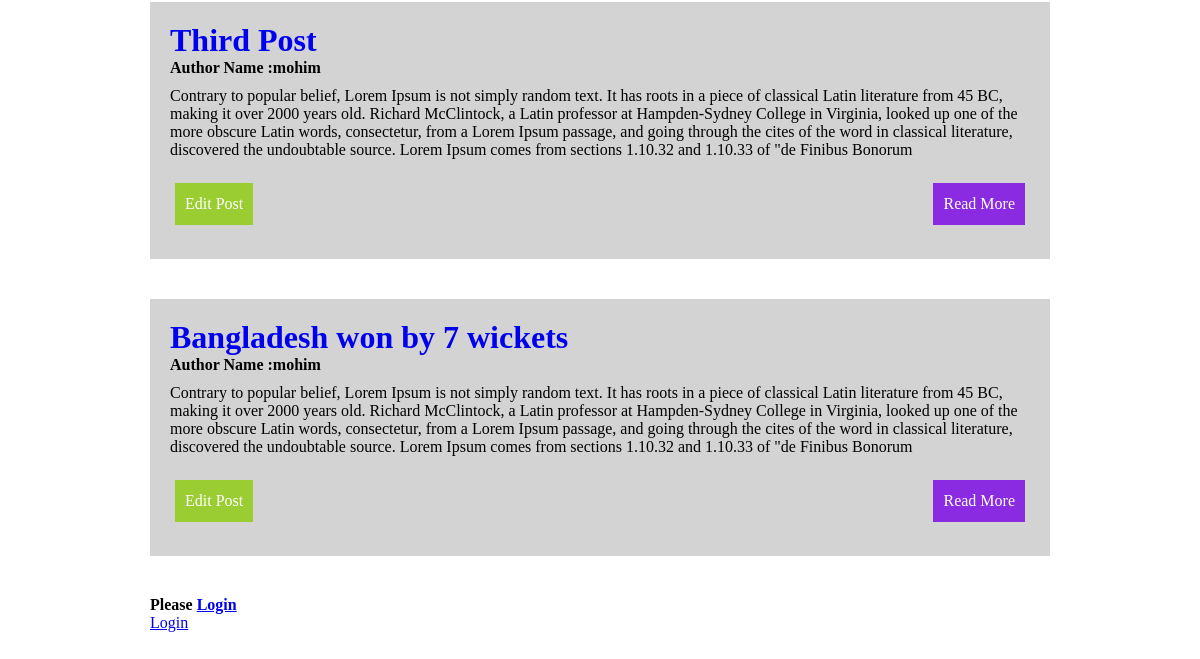
The app's page / (lower part), older data.
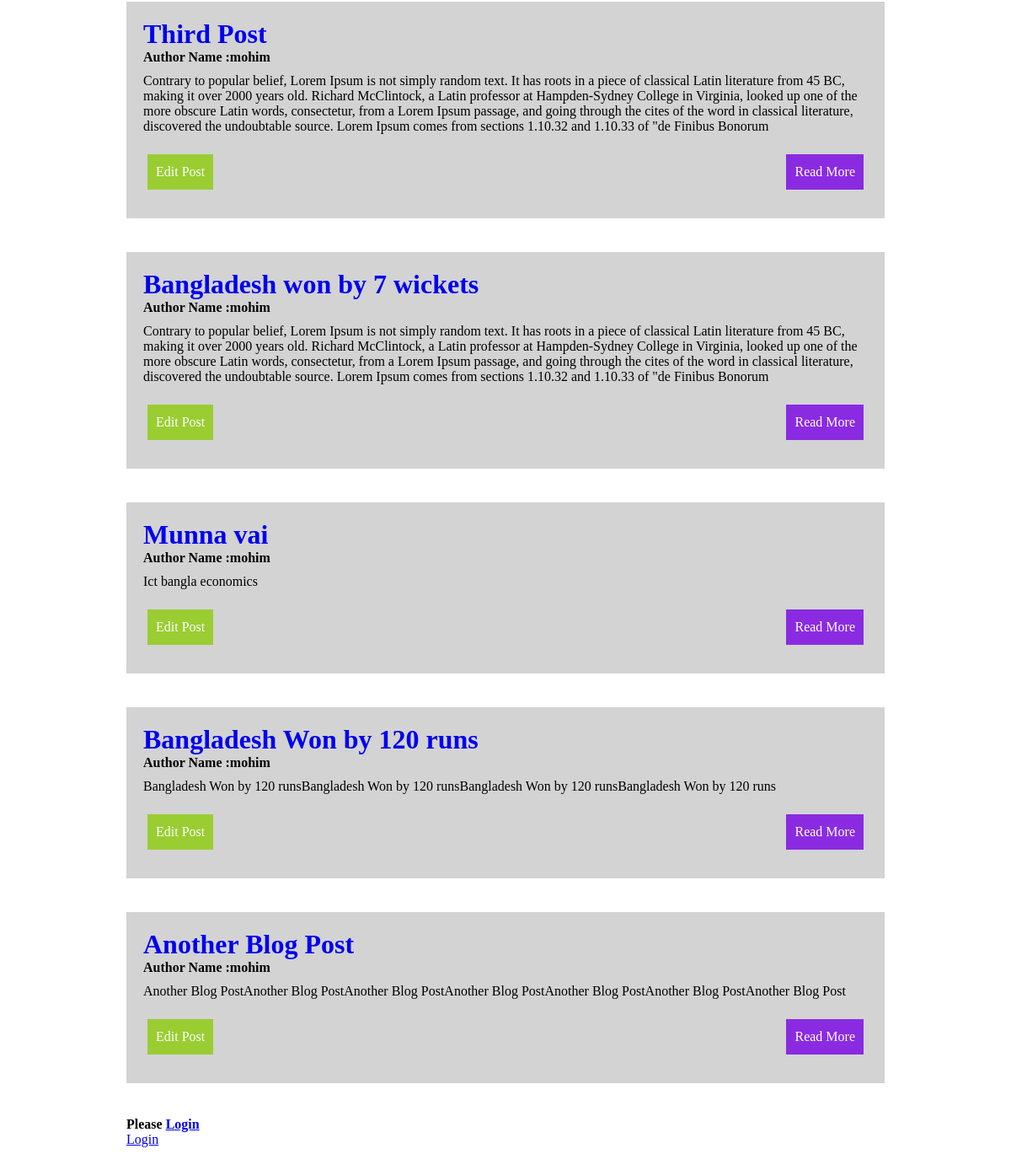
The same page, newer data.
### blog/models.py (models this page shows, shortened)
class Blog(models.Model):
    title = models.CharField(max_length=200)
    author = models.ForeignKey(
        'auth.User',
        on_delete = models.CASCADE,
    )
    body = models.TextField()

### blog/views.py (the view)
# urls.py: path('', HomePage.as_view(), name='home'),
class HomePage(ListView):
    model = Blog
    template_name = 'index.html'
    context_object_name = 'all_blog_posts'

### templates/index.html
{% extends 'base.html' %}
{% block content %}
    {% for post in all_blog_posts %}
        <div class="content">
            <h1><a style="text-decoration: none;" href="{% url 'post_detail' post.pk %}">{{ post.title }}</a></h1>
            <h4>Author Name :{{ post.author }}</h4>
            <p>{{ post.body }}</p>
            <div style="width: 100%; display: flex; justify-content: space-between; padding: 14px 5px;">
                <a style="text-decoration: none; color: white; background-color: yellowgreen; padding: 12px 10px" href="{% url 'edit_post' post.pk %}">Edit Post</a>
                <a style="text-decoration: none; color: white; background-color: blueviolet; padding: 12px 10px" href="{% url 'post_detail' post.pk %}">Read More</a>
            </div>
        </div>
    {% endfor %}
{% endblock content %}

### templates/base.html (shortened to what this page needs)
{% load static %}
<!DOCTYPE html>
<html lang="en">
<head>
    <link rel="stylesheet" href="{% static 'css/base.css' %}">
</head>
<body>
    <div class="container">
        <div>
            {% block content %}
            {% endblock content %}
        </div>
    </div>
    <section class="container" style="margin-bottom: 40px;">
        {% if user.is_authenticated %}
            <h4>{{ user.username }}</h4>
            <p><a href="{% url 'logout' %}">Log out</a></p>
        {% else %}
            <h4>Please <a href="{% url 'login' %}">Login</a></h4>
            <a href="{% url 'login' %}">Login</a>
        {% endif%}
    </section>
</body>
</html>

### static/css/base.css (style rules this page uses)
* { margin: 0px; padding: 0px; box-sizing: border-box; }
.container { width: 75%; margin: auto; }
.content { background-color: lightgray; margin: 40px 0px; padding: 20px; }
.content p { margin: 10px 0px; }
.content h1 { color: blueviolet; }

Row changes from the older to the newer data that the page shows:
added Blog: title "Munna vai", author "mohim", body "Ict bangla economics"
added Blog: title "Bangladesh Won by 120 runs", author "mohim", body "Bangladesh Won by 120 runsBangladesh Won by 120 runsBangladesh Won by 120 runsBangladesh Won by 120 runs"
added Blog: title "Another Blog Post", author "mohim", body "Another Blog PostAnother Blog PostAnother Blog PostAnother Blog PostAnother Blog PostAnother Blog PostAnother Blog Post"
